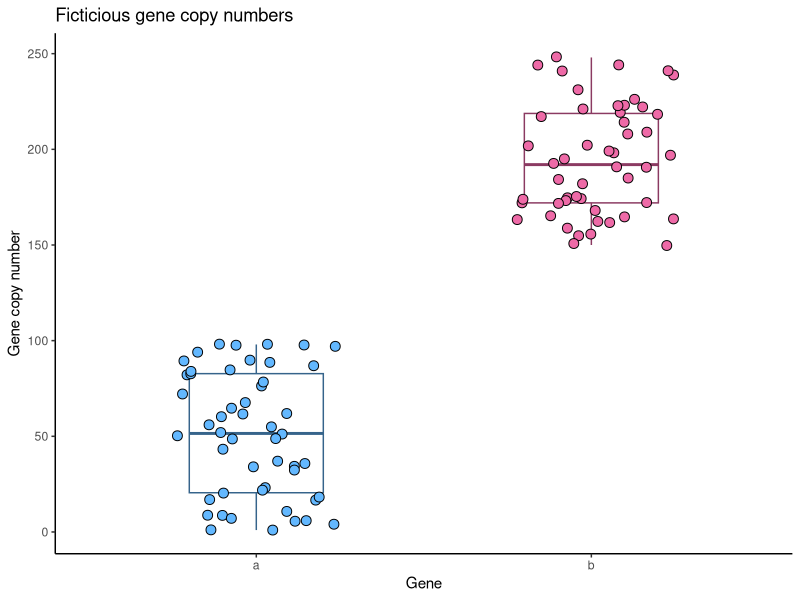

The R source for this figure: (Note: this script raises an error after producing the figure.)
library(here)
library(tidyverse)

# edit comment

#super usefull website:

# does this show?

# branching time

# i'm making changes

df <- data.frame(a = sample(x = c(1:100), replace = T, size = 50),
                 b = sample(x = c(150:250), replace = T, size = 50))
 df |>
   pivot_longer(cols = c(a, b),
                names_to = "gene",
                values_to = "gene_copy_number") |>
   ggplot(aes(x = gene, y = gene_copy_number, fill = gene)) +
   theme_classic() +
   geom_boxplot(alpha = 0, width = 0.4, color = c("steelblue4", "hotpink4")) +
   geom_jitter(width = 0.25, shape = 21, size = 3) +
   scale_fill_manual(values = c("steelblue1", "hotpink2")) +
   ylab("Gene copy number") +
   xlab("Gene") +
   ggtitle("Ficticious gene copy numbers") +
   theme(legend.position = "none")




create_from_github("https://github.com/ibdj/githubcommitting_test", fork = TRUE)

